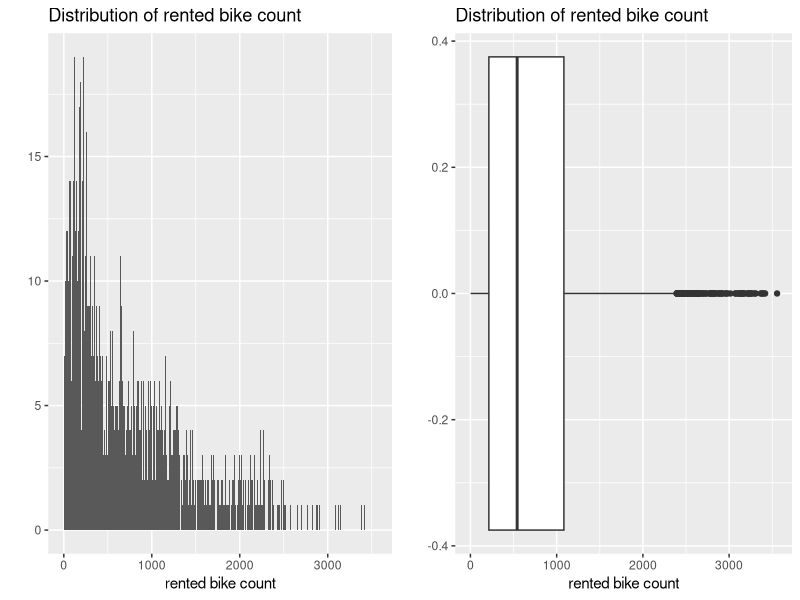
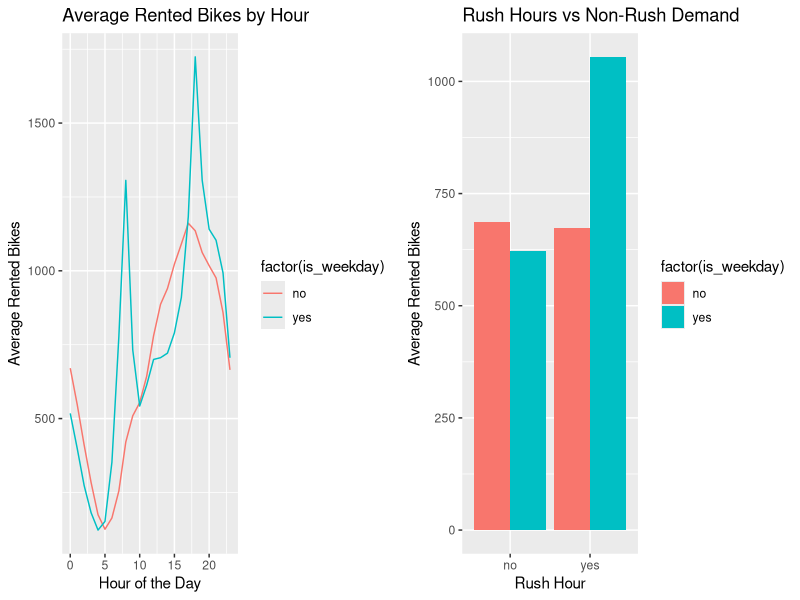
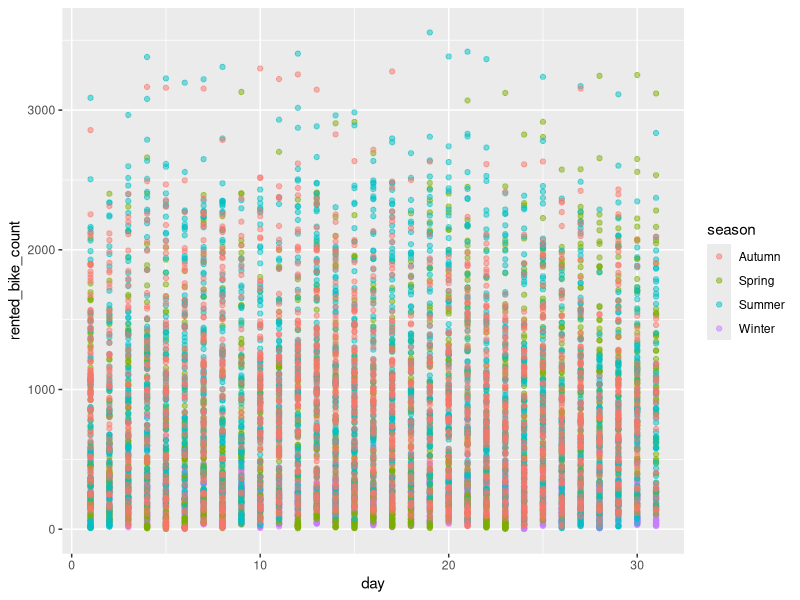
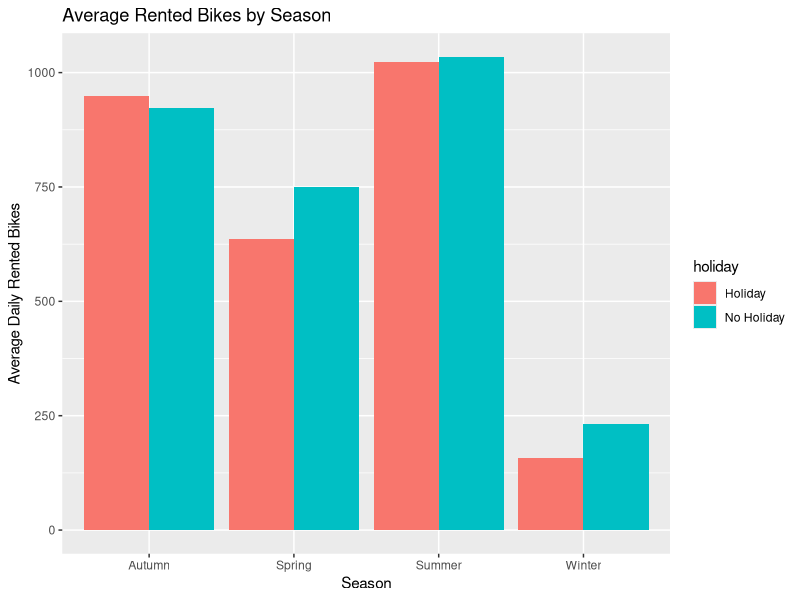
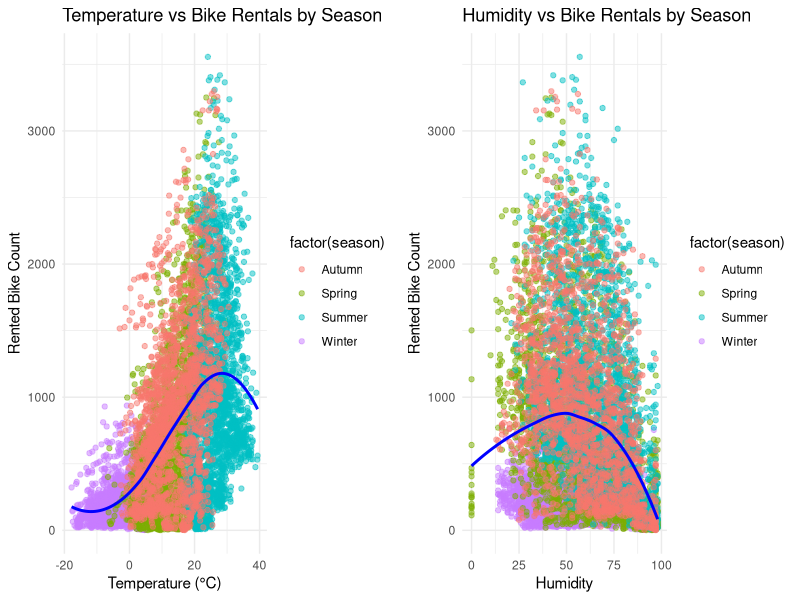
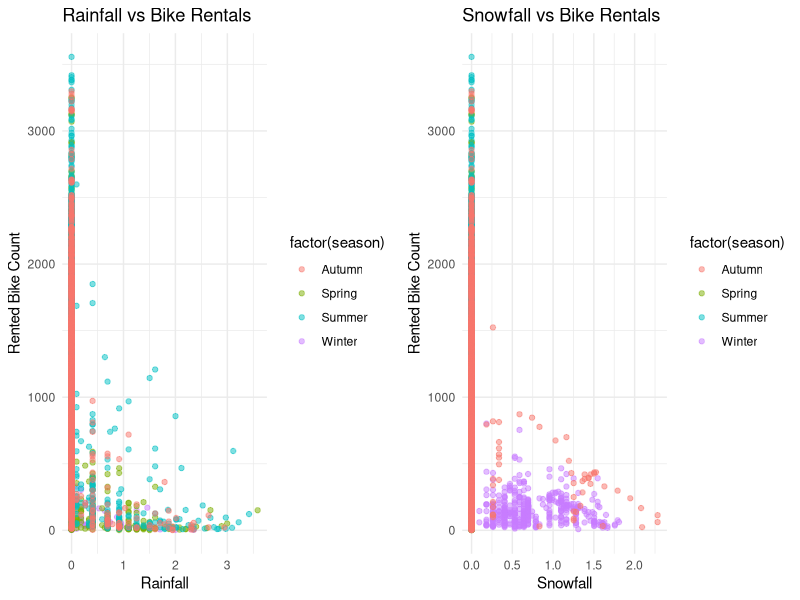
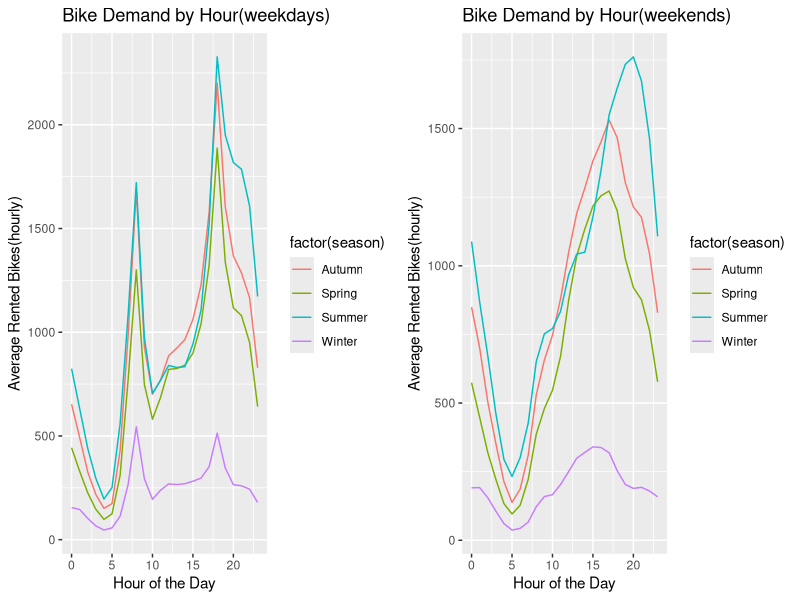

These charts were generated, in order, by the following R code:
## ---- chunk 1
library(tidyverse)
library(knitr)
library(dplyr)
library(ggplot2)
library(gridExtra)
library(lubridate)
library(car)
## ---- chunk 2
library(readr)
bike_demand <- read_csv("../data/SeoulBikeData.csv", locale = locale(encoding="latin1"))
# rename
names(bike_demand) <- c("date", "rented_bike_count", "hour", "temperature_c", "humidity",
               "wind_speed_m_s", "visibility_10m", "dew_point_temp_c", 
               "solar_radiation_mj_m2", "rainfall_mm", "snowfall_cm", 
               "season", "holiday", "functioning_day")
head(bike_demand)
## ---- chunk 3
print(summary(bike_demand))
# str(bike_demand)

# Check nans
sum(is.na(bike_demand))

# Data transformation, extract `day`, `month` and `year` from `date` column
bike_demand$date <- as.Date(bike_demand$date, format = "%d/%m/%Y")
bike_demand <- bike_demand %>%
  mutate(
    day = day(date),
    month = month(date),
    year = year(date),
    is_weekday = ifelse(wday(date) %in% c(1, 7), "no", "yes")
  )

# Add a feature for rush hour
bike_demand <- bike_demand %>%
  mutate(is_rush_hour = ifelse(hour %in% c(6:9, 17:19), "yes", "no"),
         is_day = ifelse(hour %in% c(5:19), "yes", "no"))

# Add log transformation for `rented_bike_count`, `rainfall_mm` and `snowfall_cm`
bike_demand <- bike_demand %>%
  mutate(log_bike_count = log(rented_bike_count),
         log_rainfall = log1p(rainfall_mm),
         log_snowfall = log1p(snowfall_cm))

# Filter out non-functional days
bike_demand_filtered <- bike_demand %>% 
  filter(functioning_day == "Yes")
## ---- chunk 4
# hist(bike_demand$rented_bike_count)
plot_bike_cnt1 <- bike_demand_filtered %>% 
  ggplot(aes(x = rented_bike_count)) +
  geom_bar(width = 2) +
  ggtitle("Distribution of rented bike count") + 
  xlab("rented bike count") +
  ylab("")

plot_bike_cnt2 <- bike_demand_filtered %>% 
  ggplot(aes(x = rented_bike_count)) +
  geom_boxplot() +
  ggtitle("Distribution of rented bike count") + 
  xlab("rented bike count") +
  ylab("")

grid.arrange(plot_bike_cnt1, plot_bike_cnt2, nrow = 1, ncol = 2)
## ---- chunk 5
p1 <- bike_demand_filtered %>%
  group_by(hour, is_weekday) %>%
  summarise(avg_rented = mean(rented_bike_count, na.rm = TRUE)) %>%
  ggplot(aes(x = hour, y = avg_rented, color = factor(is_weekday))) +
  geom_line() +
  labs(
    title = "Average Rented Bikes by Hour",
    x = "Hour of the Day",
    y = "Average Rented Bikes"
  )

p2 <- bike_demand_filtered %>%
  group_by(is_rush_hour, is_weekday) %>%
  summarise(avg_rented = mean(rented_bike_count, na.rm = TRUE)) %>%
  ggplot(aes(x = factor(is_rush_hour), y = avg_rented, fill = factor(is_weekday))) +
  geom_bar(stat = "identity", position = "dodge") +
  labs(
    title = "Rush Hours vs Non-Rush Demand",
    x = "Rush Hour",
    y = "Average Rented Bikes"
  )
grid.arrange(p1, p2, nrow = 1, ncol = 2)
## ---- chunk 6
bike_demand_filtered %>%
ggplot(aes(x = day, y = rented_bike_count, color=season)) +
geom_point(alpha = 0.5)
## ---- chunk 7
p3 <- bike_demand_filtered %>%
  group_by(season, holiday) %>%
  summarise(avg_rented = mean(rented_bike_count, na.rm = TRUE)) %>%
  ggplot(aes(x = season, y = avg_rented, fill=holiday)) +
  geom_bar(stat = "identity", position = "dodge") +
  labs(
    title = "Average Rented Bikes by Season",
    x = "Season",
    y = "Average Daily Rented Bikes"
  )
p3
## ---- chunk 8
p4 <- bike_demand_filtered %>% 
  ggplot(aes(x = temperature_c, y = rented_bike_count, color = factor(season))) +
  geom_point(alpha = 0.5) +
  labs(
    title = "Temperature vs Bike Rentals by Season",
    x = "Temperature (°C)",
    y = "Rented Bike Count"
  ) +
  geom_smooth(method = "loess", se = FALSE, color = "blue") +
  theme_minimal()

p5 <- bike_demand_filtered %>% 
  ggplot(aes(x = humidity, y = rented_bike_count, color = factor(season))) +
  geom_point(alpha = 0.5) +
  labs(
    title = "Humidity vs Bike Rentals by Season",
    x = "Humidity",
    y = "Rented Bike Count"
  ) +
  geom_smooth(method = "loess", se = FALSE, color = "blue") +
  theme_minimal()
grid.arrange(p4, p5, nrow = 1, ncol = 2)
## ---- chunk 9
p6 <- bike_demand_filtered %>% 
  ggplot(aes(x = log1p(rainfall_mm), y = rented_bike_count, color = factor(season))) +
  geom_point(alpha = 0.5) +
  labs(
    title = "Rainfall vs Bike Rentals",
    x = "Rainfall",
    y = "Rented Bike Count"
  ) +
  geom_smooth(method = "loess", se = FALSE, color = "blue") +
  theme_minimal()

p7 <- bike_demand_filtered %>% 
  ggplot(aes(x = log1p(snowfall_cm), y = rented_bike_count, color = factor(season))) +
  geom_point(alpha = 0.5) +
  labs(
    title = "Snowfall vs Bike Rentals",
    x = "Snowfall",
    y = "Rented Bike Count"
  ) +
  geom_smooth(method = "loess", se = FALSE, color = "blue") +
  theme_minimal()
grid.arrange(p6, p7, nrow = 1, ncol = 2)
## ---- chunk 10
p8 <- bike_demand_filtered %>%
  filter(is_weekday=="yes") %>%
  group_by(hour, season) %>%
  summarise(avg_rented = mean(rented_bike_count, na.rm = TRUE)) %>%
  ggplot(aes(x = hour, y = avg_rented, color = factor(season))) +
  geom_line() +
  labs(
    title = "Bike Demand by Hour(weekdays)",
    x = "Hour of the Day",
    y = "Average Rented Bikes(hourly)"
  )

p9 <- bike_demand_filtered %>%
  filter(is_weekday=="no") %>%
  group_by(hour, season) %>%
  summarise(avg_rented = mean(rented_bike_count, na.rm = TRUE)) %>%
  ggplot(aes(x = hour, y = avg_rented, color = factor(season))) +
  geom_line() +
  labs(
    title = "Bike Demand by Hour(weekends)",
    x = "Hour of the Day",
    y = "Average Rented Bikes(hourly)"
  )

grid.arrange(p8, p9, nrow = 1, ncol = 2)
## ---- chunk 11
model_poisson_1 <- glm(rented_bike_count ~ is_weekday + hour + temperature_c + log1p(rainfall_mm) + log1p(snowfall_cm) + season, data = bike_demand_filtered, family = poisson())
summary(model_poisson_1)
# Likelihood ratio test
library(car)
Anova(mod = model_poisson_1, type = 3, test="LR") #This tests each variable as if it were added last (type=3)
## ---- chunk 12
model_poisson_2 <- glm(rented_bike_count ~ is_weekday + hour + is_day + is_rush_hour + log1p(rainfall_mm) + log1p(snowfall_cm) + season
                       + temperature_c, data = bike_demand_filtered, family = poisson())
anova(model_poisson_1, model_poisson_2, test="Chisq")
## ---- chunk 13
bike_demand_filtered
bike_demand_filtered <- bike_demand_filtered %>%
  mutate(
    season = relevel(factor(season), ref = "Winter"),
    is_rush_hour = relevel(factor(is_rush_hour), ref = "no"),
    is_weekday = relevel(factor(is_weekday), ref = "no")
  )

model_poisson_3 <- glm(rented_bike_count ~ is_weekday 
                       + hour + is_day + is_rush_hour
                       # + is_rush_hour:is_day # the nans here indicates complete separation between is_rush_hour and is_day
                       + is_day:is_weekday
                       + is_rush_hour:is_weekday
                       + log1p(rainfall_mm) + log1p(snowfall_cm) 
                       + season + temperature_c
                       + season:temperature_c,
                       data = bike_demand_filtered,
                       family = poisson()
)
summary(model_poisson_3)
